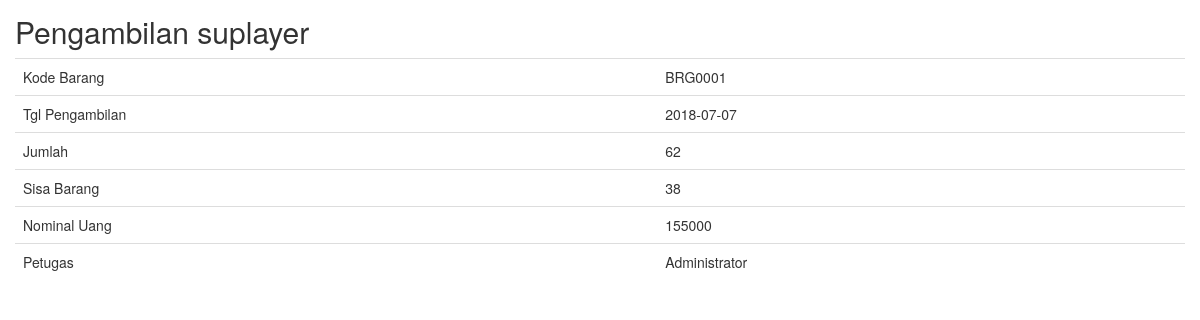
Page /pengambilan_suplayer/read/1.html on the committed database.
### tables this page shows
CREATE TABLE IF NOT EXISTS `pengambilan_suplayer` (
  `id_pengambilan` int(11) NOT NULL AUTO_INCREMENT,
  `kode_barang` varchar(10) DEFAULT NULL,
  `tgl_pengambilan` date DEFAULT NULL,
  `jumlah` int(11) DEFAULT NULL,
  `sisa_barang` int(11) DEFAULT NULL,
  `nominal_uang` int(11) DEFAULT NULL,
  `petugas` varchar(20) DEFAULT NULL,
  PRIMARY KEY (`id_pengambilan`)
);

### application/controllers/Pengambilan_suplayer.php (called while the page is built, shortened)
<?php
class Pengambilan_suplayer extends CI_Controller
{
    function __construct()
    {
        $this->load->model('Pengambilan_suplayer_model');
        $this->load->library('form_validation');
    }
    public function read($id)
    {
        $row = $this->Pengambilan_suplayer_model->get_by_id($id);
        if ($row) {
            $data = array(
		'id_pengambilan' => $row->id_pengambilan,
		'kode_barang' => $row->kode_barang,
		'tgl_pengambilan' => $row->tgl_pengambilan,
		'jumlah' => $row->jumlah,
		'sisa_barang' => $row->sisa_barang,
		'nominal_uang' => $row->nominal_uang,
		'petugas' => $row->petugas,
	    );
            $this->load->view('pengambilan_suplayer/pengambilan_suplayer_read', $data);
        } else {
            $this->session->set_flashdata('message', 'Record Not Found');
            redirect(site_url('pengambilan_suplayer'));
        }
    }
}

### index.php (called while the page is built, shortened)
<?php
require BASEPATH . 'core/CodeIgniter.php';

### application/models/Pengambilan_suplayer_model.php (called while the page is built, shortened)
<?php
class Pengambilan_suplayer_model extends CI_Model
{
    public $table = 'pengambilan_suplayer';
    public $id = 'id_pengambilan';
    function get_by_id($id)
    {
        $this->db->where($this->id, $id);
        return $this->db->get($this->table)->row();
    }
}

### application/views/pengambilan_suplayer/pengambilan_suplayer_read.php (the view, shortened to what this page needs)
<!doctype html>
<html>
    <head>
        <link rel="stylesheet" href="<?php echo base_url('assets/css/bootstrap.min.css') ?>"/>
    </head>
    <body onload="print()">
        <h2 style="margin-top:0px">Pengambilan suplayer </h2>
        <table class="table">
	    <tr><td>Kode Barang</td><td><?php echo $kode_barang; ?></td></tr>
	    <tr><td>Tgl Pengambilan</td><td><?php echo $tgl_pengambilan; ?></td></tr>
	    <tr><td>Jumlah</td><td><?php echo $jumlah; ?></td></tr>
	    <tr><td>Sisa Barang</td><td><?php echo $sisa_barang; ?></td></tr>
	    <tr><td>Nominal Uang</td><td><?php echo $nominal_uang; ?></td></tr>
	    <tr><td>Petugas</td><td><?php echo $petugas; ?></td></tr>
	</table>
        </body>
</html>

### application/views/pengambilan_suplayer/pengambilan_suplayer_read.php (style rules this page uses)
body { padding: 15px; }

### rows in the picture
pengambilan_suplayer: kode_barang "BRG0001", tgl_pengambilan "2018-07-07", jumlah "62", sisa_barang "38", nominal_uang "155000", petugas "Administrator"
